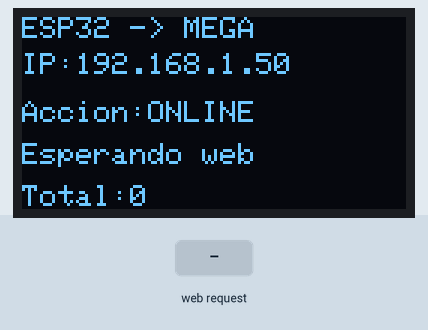
Recording of a sketch running on a simulated ESP32. Parts: 128×64 one-colour display. The inputs (shaded band) are chosen by the test bench. WiFi joins after 1.5 s; servers stay silent unless stated; the modem accepts every AT command (registered, SIM ready, sends succeed) and sends nothing else; what the sketch prints to the serial monitor is not drawn.

Above: at 4.4 s.
4.5 s: HTTP request GET /adelante received
At 5.7 s:
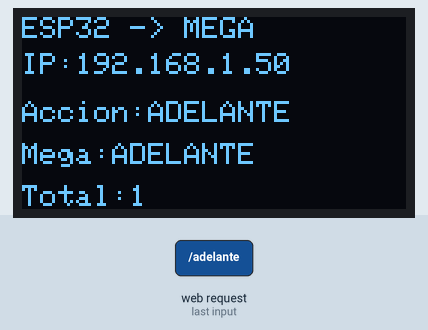
6.0 s: HTTP request GET /atras received
At 6.8 s:
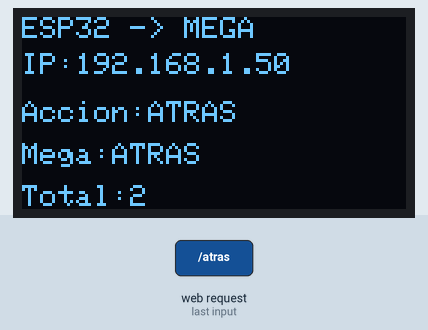
7.5 s: HTTP request GET /izquierda received
At 8.0 s:
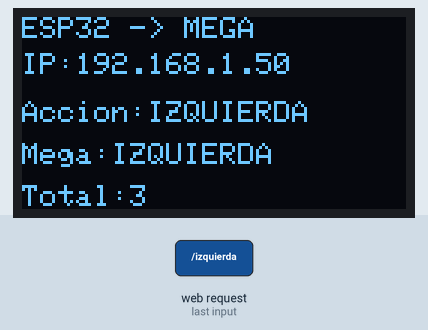
9.0 s: HTTP request GET /derecha received
At 10.2 s:
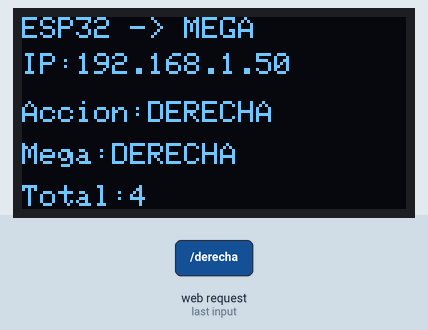
10.5 s: HTTP request GET /stop received
At 11.5 s:
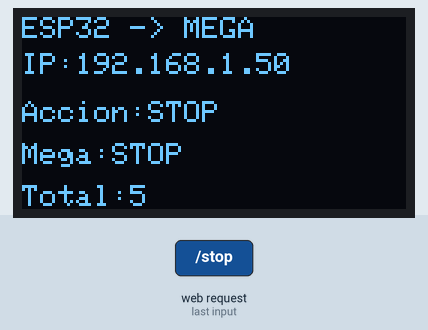
12.0 s: HTTP request GET / received
At 12.6 s:
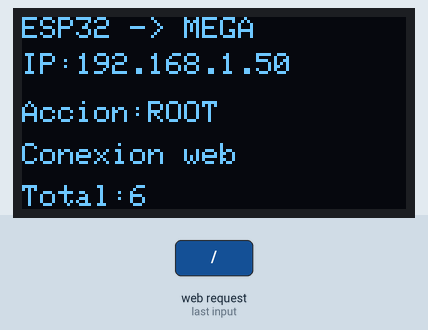
Timing chart, 0 to 14.5 s (numbered marks = the images above; inputs shaded):
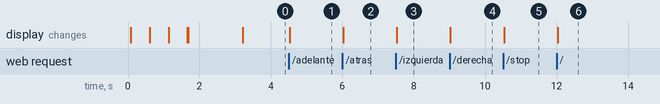

Measured:
- after the input at 4.5 s, the display: changes at once (image 1)
- after the input at 6.0 s, the display: changes at once (image 2)
- after the input at 7.5 s, the display: changes at once (image 3)
- after the input at 9.0 s, the display: changes at once (image 4)
- after the input at 10.5 s, the display: changes at once (image 5)
- after the input at 12.0 s, the display: changes at once (image 6)

The sketch:

ULTRA_ESP32.ino
```cpp
/*
  ESP32 LILYGO LORA32 T3 V1.6.1
  Mediador entre página web y Arduino Mega

  Flujo:
  Página web -> WiFi -> LilyGO -> Serial GPIO13 -> Mega RX1 pin 19 -> Relés

  Conexión serial:
  LilyGO GPIO13 TX -> Arduino Mega RX1 pin 19
  LilyGO GND       -> Arduino Mega GND

  OLED:
  SDA -> GPIO21
  SCL -> GPIO22

  Rutas principales:
  /adelante
  /atras
  /izquierda
  /derecha
  /stop
*/

#include <WiFi.h>
#include <WebServer.h>
#include <Wire.h>
#include <Adafruit_GFX.h>
#include <Adafruit_SSD1306.h>

// =======================
// WIFI
// =======================

const char* WIFI_SSID = "Redmi Note 13 5G";
const char* WIFI_PASS = "baston444";

// =======================
// OLED LILYGO LORA32
// =======================

#define SCREEN_WIDTH 128
#define SCREEN_HEIGHT 64
#define OLED_ADDR 0x3C

#define OLED_SDA 21
#define OLED_SCL 22

Adafruit_SSD1306 display(SCREEN_WIDTH, SCREEN_HEIGHT, &Wire, -1);

// =======================
// SERIAL HACIA ARDUINO MEGA
// =======================

#define MEGA_RX 14   // No es necesario conectarlo para esta prueba
#define MEGA_TX 13   // GPIO13 TX hacia RX1 pin 19 del Mega

HardwareSerial MegaSerial(2);

// =======================
// SERVIDOR WEB
// =======================

WebServer server(80);

String ipActual = "Sin IP";
int contador = 0;
String ultimaAccion = "Esperando";

// =======================
// SETUP
// =======================

void setup() {
  Serial.begin(115200);

  // Serial2 hacia Arduino Mega
  MegaSerial.begin(9600, SERIAL_8N1, MEGA_RX, MEGA_TX);

  iniciarPantalla();
  mostrarPantalla("LILYGO MEDIADOR", "Iniciando...", "");

  conectarWiFi();
  configurarServidor();

  mostrarEstado("ONLINE", "Esperando web");
}

// =======================
// LOOP
// =======================

void loop() {
  server.handleClient();
}

// =======================
// PANTALLA
// =======================

void iniciarPantalla() {
  Wire.begin(OLED_SDA, OLED_SCL);

  if (!display.begin(SSD1306_SWITCHCAPVCC, OLED_ADDR)) {
    Serial.println("No se encontro pantalla OLED");
    while (true);
  }

  display.clearDisplay();
  display.setTextColor(SSD1306_WHITE);
  display.display();
}

void mostrarPantalla(String linea1, String linea2, String linea3) {
  display.clearDisplay();
  display.setTextSize(1);
  display.setTextColor(SSD1306_WHITE);

  display.setCursor(0, 0);
  display.println(linea1);

  display.setCursor(0, 18);
  display.println(linea2);

  display.setCursor(0, 36);
  display.println(linea3);

  display.display();
}

void mostrarEstado(String accion, String detalle) {
  ultimaAccion = accion;

  display.clearDisplay();
  display.setTextSize(1);
  display.setTextColor(SSD1306_WHITE);

  display.setCursor(0, 0);
  display.println("ESP32 -> MEGA");

  display.setCursor(0, 12);
  display.print("IP:");
  display.println(ipActual);

  display.setCursor(0, 28);
  display.print("Accion:");
  display.println(accion);

  display.setCursor(0, 42);
  display.println(detalle);

  display.setCursor(0, 56);
  display.print("Total:");
  display.println(contador);

  display.display();
}

// =======================
// WIFI
// =======================

void conectarWiFi() {
  WiFi.mode(WIFI_STA);
  WiFi.begin(WIFI_SSID, WIFI_PASS);

  Serial.println("Conectando a WiFi...");
  Serial.println(WIFI_SSID);

  int intentos = 0;

  while (WiFi.status() != WL_CONNECTED && intentos < 40) {
    delay(500);
    Serial.print(".");
    intentos++;

    mostrarPantalla("Conectando WiFi", "Intento:", String(intentos));
  }

  if (WiFi.status() == WL_CONNECTED) {
    ipActual = WiFi.localIP().toString();

    Serial.println();
    Serial.print("IP del LilyGO: ");
    Serial.println(ipActual);

    mostrarPantalla("WiFi conectado", "IP:", ipActual);
    delay(1500);
  } else {
    ipActual = "Sin WiFi";

    Serial.println();
    Serial.println("No se pudo conectar a WiFi");

    mostrarPantalla("ERROR WIFI", "No conectado", "");
  }
}

// =======================
// SERVIDOR WEB
// =======================

void configurarServidor() {
  server.on("/", HTTP_GET, handleRoot);
  server.on("/status", HTTP_GET, handleStatus);

  // Comandos principales en español
  server.on("/adelante", HTTP_GET, []() {
    ejecutarAccion("ADELANTE");
  });

  server.on("/atras", HTTP_GET, []() {
    ejecutarAccion("ATRAS");
  });

  server.on("/izquierda", HTTP_GET, []() {
    ejecutarAccion("IZQUIERDA");
  });

  server.on("/derecha", HTTP_GET, []() {
    ejecutarAccion("DERECHA");
  });

  server.on("/stop", HTTP_GET, []() {
    ejecutarAccion("STOP");
  });

  server.on("/detener", HTTP_GET, []() {
    ejecutarAccion("STOP");
  });

  server.on("/parar", HTTP_GET, []() {
    ejecutarAccion("STOP");
  });

  // Compatibilidad con nombres en inglés
  server.on("/forward", HTTP_GET, []() {
    ejecutarAccion("ADELANTE");
  });

  server.on("/backward", HTTP_GET, []() {
    ejecutarAccion("ATRAS");
  });

  server.on("/back", HTTP_GET, []() {
    ejecutarAccion("ATRAS");
  });

  server.on("/left", HTTP_GET, []() {
    ejecutarAccion("IZQUIERDA");
  });

  server.on("/right", HTTP_GET, []() {
    ejecutarAccion("DERECHA");
  });

  // Compatibilidad con letras
  server.on("/F", HTTP_GET, []() {
    ejecutarAccion("ADELANTE");
  });

  server.on("/B", HTTP_GET, []() {
    ejecutarAccion("ATRAS");
  });

  server.on("/L", HTTP_GET, []() {
    ejecutarAccion("IZQUIERDA");
  });

  server.on("/R", HTTP_GET, []() {
    ejecutarAccion("DERECHA");
  });

  server.on("/S", HTTP_GET, []() {
    ejecutarAccion("STOP");
  });

  // Rutas tipo API
  server.on("/api/adelante", HTTP_GET, []() {
    ejecutarAccion("ADELANTE");
  });

  server.on("/api/atras", HTTP_GET, []() {
    ejecutarAccion("ATRAS");
  });

  server.on("/api/izquierda", HTTP_GET, []() {
    ejecutarAccion("IZQUIERDA");
  });

  server.on("/api/derecha", HTTP_GET, []() {
    ejecutarAccion("DERECHA");
  });

  server.on("/api/stop", HTTP_GET, []() {
    ejecutarAccion("STOP");
  });

  // Si llega algo desconocido, no devuelve 404.
  server.onNotFound(handleAnyRoute);

  server.begin();

  Serial.println("Servidor web iniciado en ESP32 LilyGO");
}

// =======================
// ACCIONES
// =======================

void ejecutarAccion(String accion) {
  contador++;

  Serial.print("Web recibida: ");
  Serial.println(accion);

  Serial.print("Enviando al Mega: ");
  Serial.println(accion);

  MegaSerial.println(accion);

  mostrarEstado(accion, "Mega:" + accion);

  responder("OK: " + accion + " enviado al Mega");
}

void responder(String mensaje) {
  server.sendHeader("Access-Control-Allow-Origin", "*");
  server.sendHeader("Access-Control-Allow-Methods", "GET, POST, OPTIONS");
  server.sendHeader("Access-Control-Allow-Headers", "Content-Type");
  server.send(200, "text/plain", mensaje);
}

void handleRoot() {
  contador++;
  mostrarEstado("ROOT", "Conexion web");
  responder("ESP32 LilyGO mediador conectado. IP: " + ipActual);
}

void handleStatus() {
  contador++;
  mostrarEstado("STATUS", "ESP32 online");
  responder("OK ESP32 mediador. IP: " + ipActual);
}

void handleAnyRoute() {
  String ruta = server.uri();
  contador++;

  Serial.print("Ruta no asignada recibida: ");
  Serial.println(ruta);

  mostrarEstado("RUTA WEB", ruta);

  server.sendHeader("Access-Control-Allow-Origin", "*");
  server.sendHeader("Access-Control-Allow-Methods", "GET, POST, OPTIONS");
  server.sendHeader("Access-Control-Allow-Headers", "Content-Type");

  if (server.method() == HTTP_OPTIONS) {
    server.send(200, "text/plain", "OK OPTIONS");
    return;
  }

  server.send(200, "text/plain", "Ruta recibida por ESP32, pero no asignada al Mega: " + ruta);
}
```
